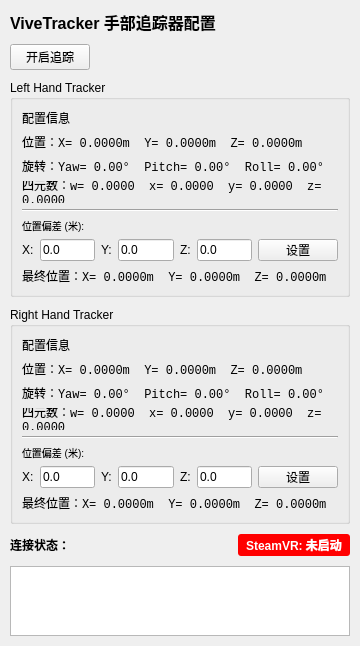
<?xml version="1.0" encoding="UTF-8"?>
<ui version="4.0">
 <class>ViveTrackerInfoPanel</class>
 <widget class="QWidget" name="ViveTrackerInfoPanel">
  <property name="geometry">
   <rect>
    <x>0</x>
    <y>0</y>
    <width>360</width>
    <height>600</height>
   </rect>
  </property>
  <property name="sizePolicy">
   <sizepolicy hsizetype="Expanding" vsizetype="Expanding">
    <horstretch>0</horstretch>
    <verstretch>0</verstretch>
   </sizepolicy>
  </property>
  <layout class="QVBoxLayout" name="mainLayout">
   <property name="leftMargin">
    <number>10</number>
   </property>
   <property name="topMargin">
    <number>10</number>
   </property>
   <property name="rightMargin">
    <number>10</number>
   </property>
   <property name="bottomMargin">
    <number>10</number>
   </property>
   <property name="spacing">
    <number>10</number>
   </property>
   <item>
    <widget class="QLabel" name="titleLabel">
     <property name="text">
      <string>ViveTracker 手部追踪器配置</string>
     </property>
     <property name="styleSheet">
      <string>font-weight: bold; font-size: 12pt;</string>
     </property>
    </widget>
   </item>
   <item>
    <layout class="QHBoxLayout" name="topButtonLayout">
     <item>
      <widget class="QPushButton" name="startTrackingButton">
       <property name="text">
        <string>开启追踪</string>
       </property>
      </widget>
     </item>
     <item>
      <spacer name="topButtonSpacer">
       <property name="orientation">
        <enum>Qt::Horizontal</enum>
       </property>
       <property name="sizeHint" stdset="0">
        <size>
         <width>40</width>
         <height>20</height>
        </size>
       </property>
      </spacer>
     </item>
    </layout>
   </item>
   <item>
    <widget class="QGroupBox" name="leftHandGroup">
     <property name="title">
      <string>Left Hand Tracker</string>
     </property>
     <layout class="QVBoxLayout" name="leftHandLayout">
      <item>
       <widget class="QLabel" name="leftHandConfigInfo">
        <property name="text">
         <string>配置信息</string>
        </property>
        <property name="wordWrap">
         <bool>true</bool>
        </property>
        <property name="textInteractionFlags">
         <set>Qt::TextSelectableByMouse</set>
        </property>
       </widget>
      </item>
      <item>
       <widget class="QLabel" name="leftHandPositionLabel">
        <property name="text">
         <string>位置：X= 0.0000m  Y= 0.0000m  Z= 0.0000m</string>
        </property>
        <property name="wordWrap">
         <bool>true</bool>
        </property>
        <property name="font">
         <font>
          <family>Courier New</family>
          <pointsize>9</pointsize>
         </font>
        </property>
       </widget>
      </item>
      <item>
       <widget class="QLabel" name="leftHandRotationLabel">
        <property name="text">
         <string>旋转：Yaw= 0.00°  Pitch= 0.00°  Roll= 0.00°</string>
        </property>
        <property name="wordWrap">
         <bool>true</bool>
        </property>
        <property name="font">
         <font>
          <family>Courier New</family>
          <pointsize>9</pointsize>
         </font>
        </property>
       </widget>
      </item>
      <item>
       <widget class="QLabel" name="leftHandQuatLabel">
        <property name="text">
         <string>四元数：w= 0.0000  x= 0.0000  y= 0.0000  z= 0.0000</string>
        </property>
        <property name="wordWrap">
         <bool>true</bool>
        </property>
        <property name="font">
         <font>
          <family>Courier New</family>
          <pointsize>9</pointsize>
         </font>
        </property>
       </widget>
      </item>
      <item>
       <widget class="QFrame" name="leftBiasSeparator">
        <property name="frameShape">
         <enum>QFrame::HLine</enum>
        </property>
        <property name="frameShadow">
         <enum>QFrame::Sunken</enum>
        </property>
       </widget>
      </item>
      <item>
       <widget class="QLabel" name="leftBiasTitle">
        <property name="text">
         <string>位置偏差 (米):</string>
        </property>
        <property name="styleSheet">
         <string>font-size: 10px;</string>
        </property>
       </widget>
      </item>
      <item>
       <layout class="QHBoxLayout" name="leftBiasAllLayout">
        <item>
         <widget class="QLabel" name="leftBiasXLabel">
          <property name="text">
           <string>X:</string>
          </property>
          <property name="maximumWidth">
           <number>15</number>
          </property>
         </widget>
        </item>
        <item>
         <widget class="QLineEdit" name="leftBiasXEdit">
          <property name="text">
           <string>0.0</string>
          </property>
          <property name="placeholderText">
           <string>0.0</string>
          </property>
          <property name="maximumWidth">
           <number>60</number>
          </property>
         </widget>
        </item>
        <item>
         <widget class="QLabel" name="leftBiasYLabel">
          <property name="text">
           <string>Y:</string>
          </property>
          <property name="maximumWidth">
           <number>15</number>
          </property>
         </widget>
        </item>
        <item>
         <widget class="QLineEdit" name="leftBiasYEdit">
          <property name="text">
           <string>0.0</string>
          </property>
          <property name="placeholderText">
           <string>0.0</string>
          </property>
          <property name="maximumWidth">
           <number>60</number>
          </property>
         </widget>
        </item>
        <item>
         <widget class="QLabel" name="leftBiasZLabel">
          <property name="text">
           <string>Z:</string>
          </property>
          <property name="maximumWidth">
           <number>15</number>
          </property>
         </widget>
        </item>
        <item>
         <widget class="QLineEdit" name="leftBiasZEdit">
          <property name="text">
           <string>0.0</string>
          </property>
          <property name="placeholderText">
           <string>0.0</string>
          </property>
          <property name="maximumWidth">
           <number>60</number>
          </property>
         </widget>
        </item>
        <item>
         <spacer name="leftBiasSpacer">
          <property name="orientation">
           <enum>Qt::Horizontal</enum>
          </property>
          <property name="sizeHint" stdset="0">
           <size>
            <width>40</width>
            <height>20</height>
           </size>
          </property>
         </spacer>
        </item>
        <item>
         <widget class="QPushButton" name="leftBiasSetBtn">
          <property name="text">
           <string>设置</string>
          </property>
          <property name="maximumWidth">
           <number>50</number>
          </property>
         </widget>
        </item>
       </layout>
      </item>
      <item>
       <widget class="QLabel" name="leftFinalPositionLabel">
        <property name="text">
         <string>最终位置：X= 0.0000m  Y= 0.0000m  Z= 0.0000m</string>
        </property>
        <property name="wordWrap">
         <bool>true</bool>
        </property>
        <property name="font">
         <font>
          <family>Courier New</family>
          <pointsize>9</pointsize>
         </font>
        </property>
       </widget>
      </item>
     </layout>
    </widget>
   </item>
   <item>
    <widget class="QGroupBox" name="rightHandGroup">
     <property name="title">
      <string>Right Hand Tracker</string>
     </property>
     <layout class="QVBoxLayout" name="rightHandLayout">
      <item>
       <widget class="QLabel" name="rightHandConfigInfo">
        <property name="text">
         <string>配置信息</string>
        </property>
        <property name="wordWrap">
         <bool>true</bool>
        </property>
        <property name="textInteractionFlags">
         <set>Qt::TextSelectableByMouse</set>
        </property>
       </widget>
      </item>
      <item>
       <widget class="QLabel" name="rightHandPositionLabel">
        <property name="text">
         <string>位置：X= 0.0000m  Y= 0.0000m  Z= 0.0000m</string>
        </property>
        <property name="wordWrap">
         <bool>true</bool>
        </property>
        <property name="font">
         <font>
          <family>Courier New</family>
          <pointsize>9</pointsize>
         </font>
        </property>
       </widget>
      </item>
      <item>
       <widget class="QLabel" name="rightHandRotationLabel">
        <property name="text">
         <string>旋转：Yaw= 0.00°  Pitch= 0.00°  Roll= 0.00°</string>
        </property>
        <property name="wordWrap">
         <bool>true</bool>
        </property>
        <property name="font">
         <font>
          <family>Courier New</family>
          <pointsize>9</pointsize>
         </font>
        </property>
       </widget>
      </item>
      <item>
       <widget class="QLabel" name="rightHandQuatLabel">
        <property name="text">
         <string>四元数：w= 0.0000  x= 0.0000  y= 0.0000  z= 0.0000</string>
        </property>
        <property name="wordWrap">
         <bool>true</bool>
        </property>
        <property name="font">
         <font>
          <family>Courier New</family>
          <pointsize>9</pointsize>
         </font>
        </property>
       </widget>
      </item>
      <item>
       <widget class="QFrame" name="rightBiasSeparator">
        <property name="frameShape">
         <enum>QFrame::HLine</enum>
        </property>
        <property name="frameShadow">
         <enum>QFrame::Sunken</enum>
        </property>
       </widget>
      </item>
      <item>
       <widget class="QLabel" name="rightBiasTitle">
        <property name="text">
         <string>位置偏差 (米):</string>
        </property>
        <property name="styleSheet">
         <string>font-size: 10px;</string>
        </property>
       </widget>
      </item>
      <item>
       <layout class="QHBoxLayout" name="rightBiasAllLayout">
        <item>
         <widget class="QLabel" name="rightBiasXLabel">
          <property name="text">
           <string>X:</string>
          </property>
          <property name="maximumWidth">
           <number>15</number>
          </property>
         </widget>
        </item>
        <item>
         <widget class="QLineEdit" name="rightBiasXEdit">
          <property name="text">
           <string>0.0</string>
          </property>
          <property name="placeholderText">
           <string>0.0</string>
          </property>
          <property name="maximumWidth">
           <number>60</number>
          </property>
         </widget>
        </item>
        <item>
         <widget class="QLabel" name="rightBiasYLabel">
          <property name="text">
           <string>Y:</string>
          </property>
          <property name="maximumWidth">
           <number>15</number>
          </property>
         </widget>
        </item>
        <item>
         <widget class="QLineEdit" name="rightBiasYEdit">
          <property name="text">
           <string>0.0</string>
          </property>
          <property name="placeholderText">
           <string>0.0</string>
          </property>
          <property name="maximumWidth">
           <number>60</number>
          </property>
         </widget>
        </item>
        <item>
         <widget class="QLabel" name="rightBiasZLabel">
          <property name="text">
           <string>Z:</string>
          </property>
          <property name="maximumWidth">
           <number>15</number>
          </property>
         </widget>
        </item>
        <item>
         <widget class="QLineEdit" name="rightBiasZEdit">
          <property name="text">
           <string>0.0</string>
          </property>
          <property name="placeholderText">
           <string>0.0</string>
          </property>
          <property name="maximumWidth">
           <number>60</number>
          </property>
         </widget>
        </item>
        <item>
         <spacer name="rightBiasSpacer">
          <property name="orientation">
           <enum>Qt::Horizontal</enum>
          </property>
          <property name="sizeHint" stdset="0">
           <size>
            <width>40</width>
            <height>20</height>
           </size>
          </property>
         </spacer>
        </item>
        <item>
         <widget class="QPushButton" name="rightBiasSetBtn">
          <property name="text">
           <string>设置</string>
          </property>
          <property name="maximumWidth">
           <number>50</number>
          </property>
         </widget>
        </item>
       </layout>
      </item>
      <item>
       <widget class="QLabel" name="rightFinalPositionLabel">
        <property name="text">
         <string>最终位置：X= 0.0000m  Y= 0.0000m  Z= 0.0000m</string>
        </property>
        <property name="wordWrap">
         <bool>true</bool>
        </property>
        <property name="font">
         <font>
          <family>Courier New</family>
          <pointsize>9</pointsize>
         </font>
        </property>
       </widget>
      </item>
     </layout>
    </widget>
   </item>
   <item>
    <spacer name="verticalSpacer">
     <property name="orientation">
      <enum>Qt::Vertical</enum>
     </property>
     <property name="sizeHint" stdset="0">
      <size>
       <width>20</width>
       <height>40</height>
      </size>
     </property>
    </spacer>
   </item>
   <item>
    <layout class="QHBoxLayout" name="statusHeaderLayout">
     <item>
      <widget class="QLabel" name="connectionStatusLabel">
       <property name="text">
        <string>连接状态：</string>
       </property>
       <property name="styleSheet">
        <string>font-weight: bold;</string>
       </property>
      </widget>
     </item>
     <item>
      <spacer name="statusHeaderSpacer">
       <property name="orientation">
        <enum>Qt::Horizontal</enum>
       </property>
       <property name="sizeHint" stdset="0">
        <size>
         <width>40</width>
         <height>20</height>
        </size>
       </property>
      </spacer>
     </item>
     <item>
      <widget class="QLabel" name="steamvrStatusLabel">
       <property name="text">
        <string>SteamVR: 未启动</string>
       </property>
       <property name="styleSheet">
        <string>background-color: red; color: white; padding: 2px 8px; border-radius: 3px; font-weight: bold;</string>
       </property>
       <property name="alignment">
        <set>Qt::AlignCenter</set>
       </property>
       <property name="minimumWidth">
        <number>120</number>
       </property>
      </widget>
     </item>
    </layout>
   </item>
   <item>
    <widget class="QTextEdit" name="connectionStatusText">
     <property name="readOnly">
      <bool>true</bool>
     </property>
     <property name="maximumHeight">
      <number>120</number>
     </property>
     <property name="font">
      <font>
       <family>Courier New</family>
       <pointsize>9</pointsize>
      </font>
     </property>
    </widget>
   </item>
  </layout>
 </widget>
 <resources/>
 <connections/>
</ui>
